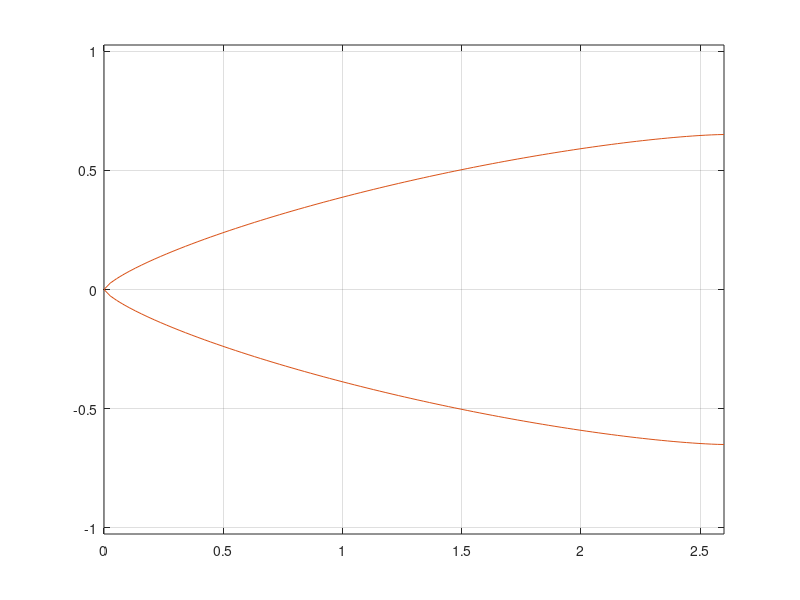

Source code (MATLAB): (Note: this script raises an error after producing the figure.)
% Von Karman HAACK ogive
clc, clear all, close all

R_base = 0.65;
finess_ratio = 2;
L_nose = R_base*2*finess_ratio;
C = 0;

x = linspace(0,L_nose);

theta = acos(1-2*x./L_nose);
y = R_base/sqrt(pi)*sqrt(theta-sin(2*theta)/2+C*sin(theta).^3);

% Nose surface area and volume computation (Chad O’Brien, 2014)
K = sqrt(1+diff(y).^2);
S = trapz(x(2:end),2*pi*y(2:end).*K);

% Nose planar surface
Ap_nose = 2*trapz(x,y);

% Nose internal volume (formule per solidi di rotazione)
V = trapz(x,2*pi*y.^2);


color = [0.8500 0.3250 0.0980];
plot(x,y,'Color',color)
grid on
hold on
plot(x,-y,'Color',color)
axis("equal")

z = zeros(1,length(x));

Points = [z' y' -x']*1000;

writematrix(Points,'Points_SW.txt')
